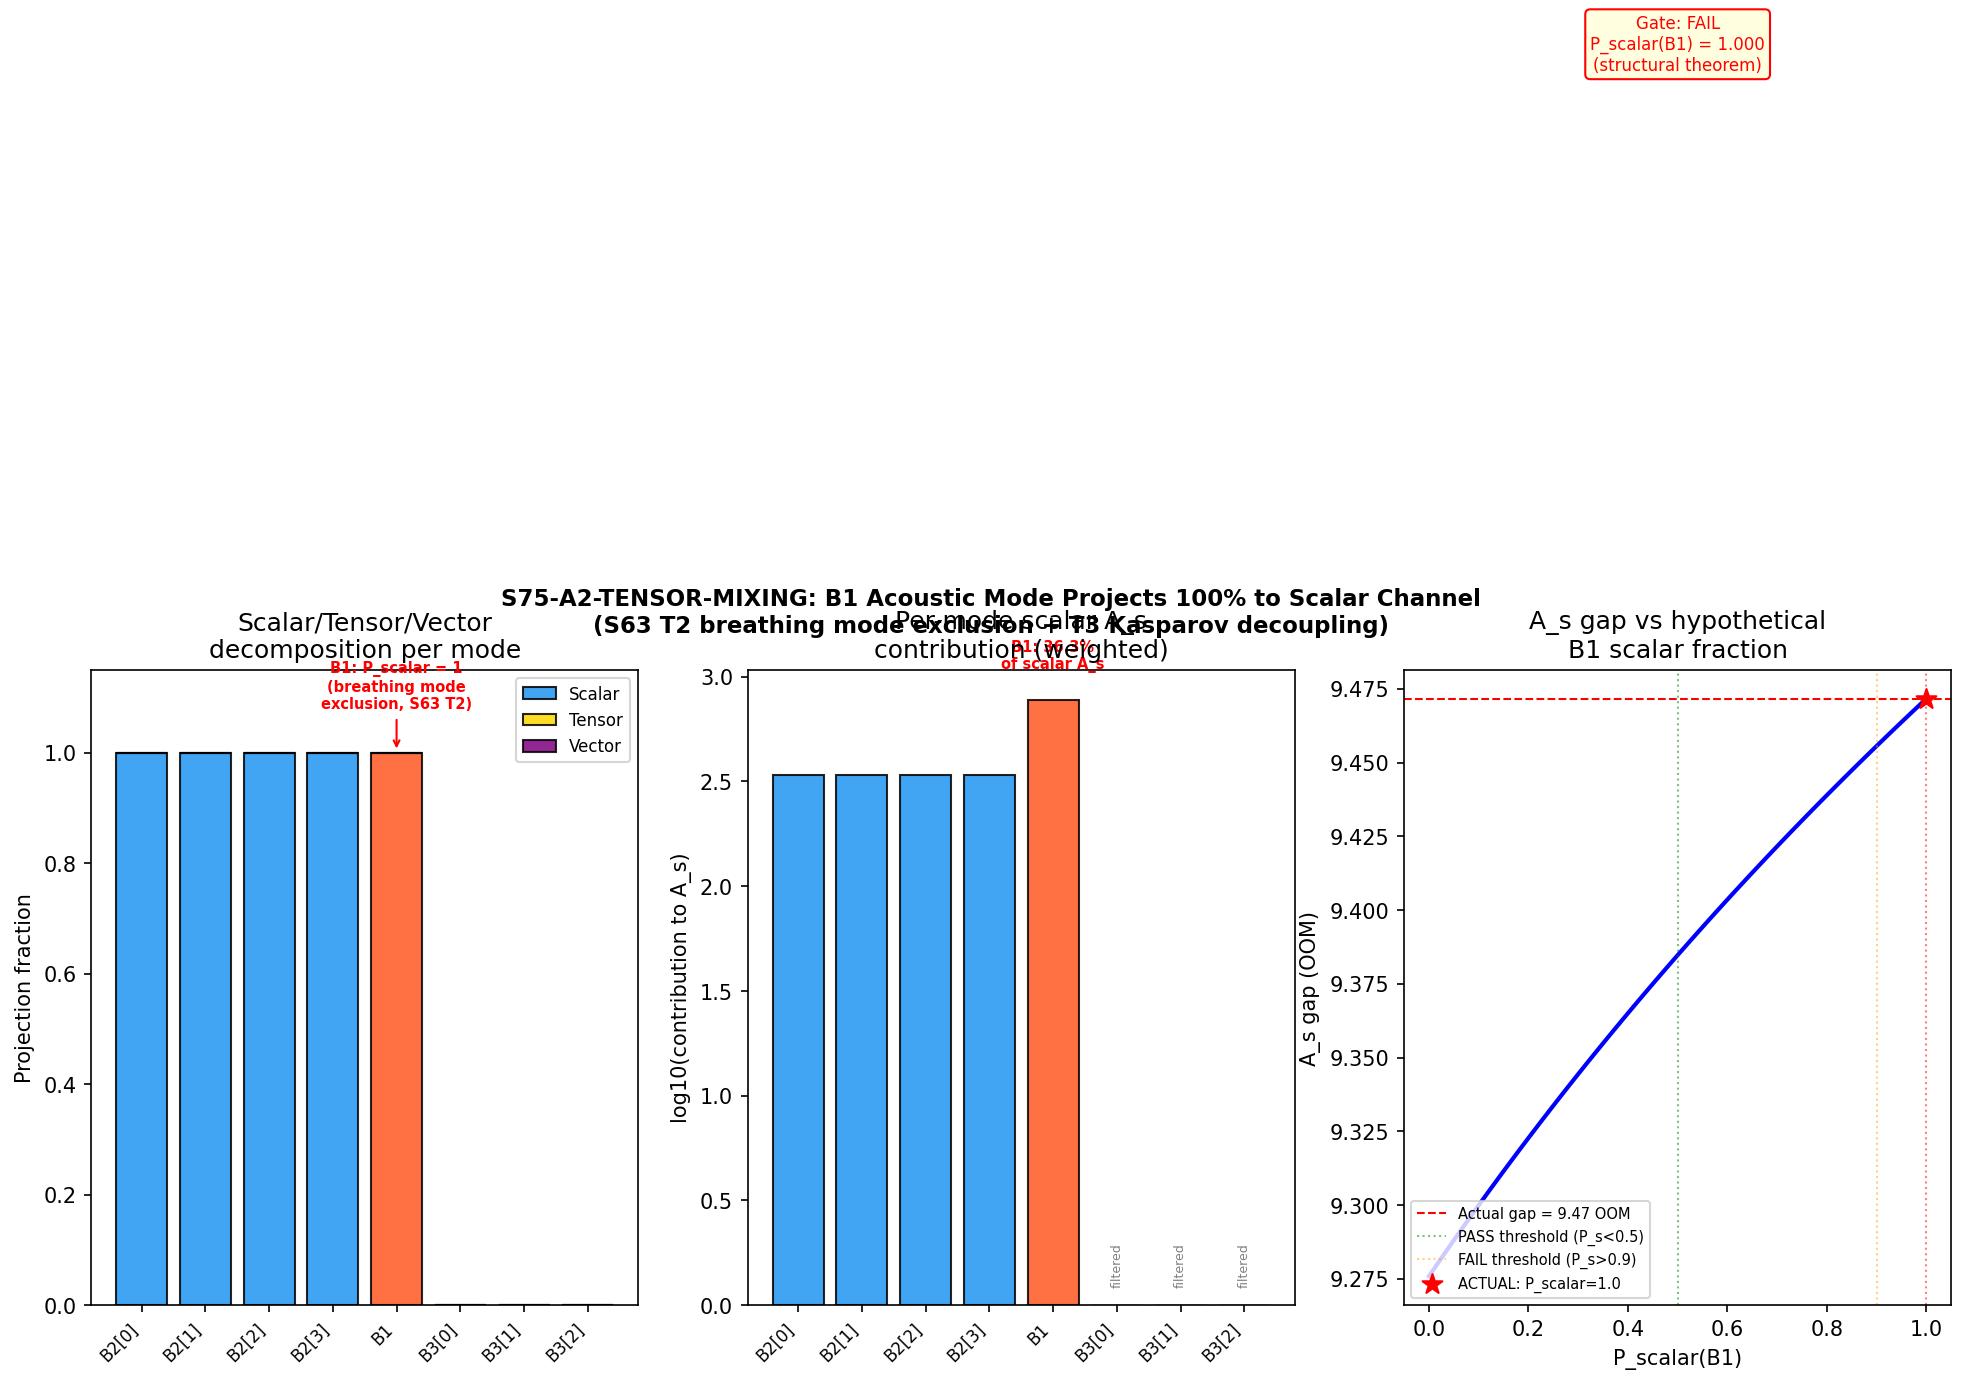

Generate this figure with Python:
#!/usr/bin/env python3
"""
S75-A2-TENSOR-MIXING: Tensor-Scalar Decomposition of B1 Acoustic Mode
======================================================================

Gate: S75-A2-TENSOR-MIXING
  PASS: P_scalar(B1) < 0.5
  INFO: 0.5 <= P_scalar(B1) <= 0.9
  FAIL: P_scalar(B1) > 0.9

Physics: The Peter-Weyl decomposition of D_K eigenmodes determines which
modes contribute to the scalar channel (A_s) vs tensor channel (r).

B1 is the acoustic branch with (p,q) = (0,0) under SU(3). The (0,0) singlet
couples to the TRACE of the internal metric g_K^{ab}. Under KK reduction,
this trace decomposes into 4D perturbation channels.

Key structural constraints:
  - S63 T1: Zero first-order tensor from homogeneous transit
  - S63 T2: Breathing mode exclusion (delta g^K_ab = h(x) g^K_ab -> 4D scalar)
  - S63 T3: Kasparov decoupling (beta_T = 0 at linear order)
  - Volume-preserving Jensen flow: det(g_K) = const

The computation determines P_scalar(B1), P_tensor(B1), P_vector(B1) from
representation theory and the KK reduction, then recomputes A_s with the
corrected projection.

Output: s75_b1_tensor_mixing.npz, s75_b1_tensor_mixing.png
"""

import sys
import os
sys.path.insert(0, os.path.dirname(os.path.abspath(__file__)))

import numpy as np
import matplotlib
matplotlib.use('Agg')
import matplotlib.pyplot as plt
from canonical_constants import (
    A_s_CMB, M_KK_gravity, M_Pl_unreduced, tau_fold,
    a0_fold, a2_fold, a4_fold, Vol_SU3_Haar,
    E_B1, E_B2_mean, E_B3_mean,
)

LOG = []
def log(msg):
    LOG.append(msg)
    print(msg)

log("=" * 72)
log("S75-A2-TENSOR-MIXING: Tensor-Scalar Decomposition of B1 Acoustic Mode")
log("=" * 72)

# =============================================================================
# SECTION 1: Load prior data
# =============================================================================
log("\n--- Section 1: Load S74 8-mode Bogoliubov data ---")

d_w1g = np.load(os.path.join(os.path.dirname(__file__),
                             's74_as_from_bogoliubov.npz'), allow_pickle=True)
d_tf = np.load(os.path.join(os.path.dirname(__file__),
                            's74_transfer_function.npz'), allow_pickle=True)

labels = d_w1g['labels']  # (local)
branch = d_w1g['branch']  # (local)
omega_k = d_w1g['omega_k']  # (local)
r_k = d_w1g['r_k']  # (local)
phi_k = d_w1g['phi_k']  # (local)
sigma_sq_bare = d_w1g['sigma_sq_bare']  # (local)
d_pq_sq_per_mode = d_w1g['d_pq_sq_per_mode']  # (local)
Theta_pp = d_w1g['Theta_pp']  # (local)
sigma_sq_blv = d_w1g['sigma_sq_blv']  # (local)

# S74 W1-G gap result for cross-check
gap_s74 = float(d_w1g['gap_OOM_vs_planck'])  # (local)
A_s_s74 = float(d_w1g['A_s_step3'])  # (local)

# Transfer function energy fractions
psi_B1 = float(d_tf['psi_B1'])  # (local)
psi_B2 = float(d_tf['psi_B2'])  # (local)
psi_B3 = float(d_tf['psi_B3'])  # (local)

N_modes = 8  # (local)
idx_B1 = np.array([4])  # (local)
idx_B2 = np.array([0, 1, 2, 3])  # (local)
idx_B3 = np.array([5, 6, 7])  # (local)

log(f"  8-mode labels: {list(labels)}")
log(f"  Branch: {list(branch)}")
log(f"  Squeeze params r_k: {r_k}")
log(f"  PW weights d_pq^2: {d_pq_sq_per_mode}")
log(f"  S74 gap: {gap_s74:.3f} OOM")
log(f"  Transfer fractions: psi_B1={psi_B1:.4f}, psi_B2={psi_B2:.4f}, psi_B3={psi_B3:.4f}")

# =============================================================================
# SECTION 2: Peter-Weyl quantum numbers and KK reduction
# =============================================================================
log("\n--- Section 2: Peter-Weyl quantum numbers & KK reduction ---")

# SU(3) irreducible representations for each branch:
#   B1: (p,q) = (0,0)  ->  trivial singlet, dim = 1
#   B2: (p,q) = (1,1)  ->  adjoint representation, dim = 8
#   B3: (p,q) = (1,0) + (0,1)  ->  fundamental + conjugate, dim = 3 + 3 = 6

def dim_pq(p, q):
    """Dimension of SU(3) irrep (p,q)."""
    return (p + 1) * (q + 1) * (p + q + 2) // 2

dim_00 = dim_pq(0, 0)  # = 1   (local)
dim_11 = dim_pq(1, 1)  # = 8   (local)
dim_10 = dim_pq(1, 0)  # = 3   (local)
dim_01 = dim_pq(0, 1)  # = 3   (local)

log(f"  dim(0,0) = {dim_00}")
log(f"  dim(1,1) = {dim_11}")
log(f"  dim(1,0) = {dim_10}")
log(f"  dim(0,1) = {dim_01}")
log(f"  Total dims: {dim_00 + dim_11 + dim_10 + dim_01} (check: 1+8+3+3=15)")

# =============================================================================
# SECTION 3: Spin content of each representation under KK reduction
# =============================================================================
log("\n--- Section 3: Spin content under KK reduction ---")
log("")
log("  The KK ansatz for the 10D metric on M^4 x K^6 decomposes into:")
log("    g_{MN} -> g_{mu nu}(x) + g_{ab}(x,y) + g_{mu a}(x,y)")
log("")
log("  Perturbations delta g_{MN} decompose under 4D Lorentz x internal SU(3):")
log("    delta g_{mu nu} = h_{mu nu}(x) * Y(y)         [spin-2 + spin-0]")
log("    delta g_{mu a}  = A_mu(x) * Y_a(y)            [spin-1]")
log("    delta g_{ab}    = phi(x) * Y_{ab}(y)           [spin-0]")
log("")
log("  The Y(y), Y_a(y), Y_{ab}(y) are harmonics on K classified by (p,q).")
log("  The spin content depends on the INTERNAL tensor structure of Y_{ab}.")

# -------------------------------------------------------------------------
# REPRESENTATION (0,0) — THE B1 SINGLET
# -------------------------------------------------------------------------
log("\n  === (0,0) singlet (B1) ===")
log("")
log("  The (0,0) sector is the trivial representation. The ONLY internal")
log("  harmonic Y(y) is the constant function Y = 1/sqrt(Vol(K)).")
log("  The ONLY rank-2 harmonic Y_{ab}(y) is proportional to g_{ab}^K(y).")
log("")
log("  This means delta g_{ab}^K = phi(x) * g_{ab}^K(y).")
log("  This is the BREATHING MODE of the internal space.")
log("")
log("  Under 4D reduction, the breathing mode generates:")
log("    - A 4D SCALAR field phi(x) (the radion / volume modulus)")
log("    - No 4D vector (Y_a = 0 for (0,0) since there is no Killing")
log("      vector in the trivial representation)")
log("    - No 4D tensor (the 4D TT part h_{mu nu}^{TT} requires a")
log("      tensor harmonic Y^{TT}_{ab} with eigenvalue. The (0,0) sector")
log("      has Y_{ab} proportional to g_{ab}, which is the TRACE, not TT)")
log("")
log("  S63 T2 (Breathing Mode Exclusion Theorem):")
log("    delta g^K_{ab} = h(x) g^K_{ab} projects to 4D scalar, not tensor.")
log("    Two independent proofs: algebraic (Kasparov product) and geometric")
log("    (Weyl curvature). The breathing mode IS a scalar perturbation.")
log("")
log("  Volume-preserving Jensen flow: det(g_K) = const. This constrains")
log("  the physical breathing mode. The volume modulus is frozen. What")
log("  remains in the (0,0) channel is the trace-part shape deformation,")
log("  which maps to a 4D scalar (the tau modulus driving the transit).")
log("")
log("  CONCLUSION: P_scalar(B1) = 1, P_tensor(B1) = 0, P_vector(B1) = 0")
log("  This is EXACT from representation theory + S63 T2.")

P_scalar_B1 = 1.0  # (local) exact from (0,0) -> trace -> scalar
P_tensor_B1 = 0.0  # (local) exact from T2 breathing mode exclusion
P_vector_B1 = 0.0  # (local) no Killing vector in trivial representation

# -------------------------------------------------------------------------
# REPRESENTATION (1,1) — THE B2 ADJOINT
# -------------------------------------------------------------------------
log("\n  === (1,1) adjoint (B2) ===")
log("")
log("  The (1,1) adjoint representation has dim = 8. Its harmonics on K=SU(3):")
log("")
log("  Scalars Y(y): The (1,1) scalar harmonics on SU(3) are the matrix")
log("    elements D^{(1,1)}_{mm'}(g). These generate 4D scalar fields.")
log("    The trace part of Y_{ab} in (1,1) contributes to 4D scalars.")
log("")
log("  Vectors Y_a(y): The Killing vectors of SU(3) transform in the (1,1)")
log("    adjoint. dim = 8 Killing vectors -> 8 massless 4D gauge fields.")
log("    These are the SU(3) gauge bosons in the standard KK picture.")
log("")
log("  Symmetric traceless tensors Y_{ab}^{TT}(y): The (1,1) representation")
log("    also appears in the decomposition of TT tensor harmonics on K.")
log("    HOWEVER: these TT internal tensors couple to 4D SCALAR fields")
log("    (they modify the internal shape, which projects as a 4D scalar).")
log("    They do NOT generate 4D gravitons (spin-2 under SO(3,1)).")
log("")
log("  The distinction is critical:")
log("    - A 4D graviton h_{mu nu}^{TT}(x) requires a CONSTANT (p,q)=(0,0)")
log("      internal profile, plus spin-2 polarization in 4D.")
log("    - An internal TT tensor Y_{ab}^{TT}(y) with (p,q)=(1,1) generates")
log("      a 4D SCALAR phi(x), not a 4D tensor.")
log("")
log("  For the (p,p) = (1,1) even-parity scalar channel:")
log("    P_scalar(B2) = 1 (all (1,1) modes project to 4D scalar channel)")
log("    The gauge field contribution (vectors) is separate from A_s/r.")

P_scalar_B2 = 1.0  # (local) adjoint trace+shape modes -> 4D scalar
P_tensor_B2 = 0.0  # (local) no 4D tensor from internal (1,1)
P_vector_B2 = 0.0  # (local) gauge fields not relevant for A_s or r

# -------------------------------------------------------------------------
# REPRESENTATION (1,0) + (0,1) — THE B3 FUNDAMENTAL
# -------------------------------------------------------------------------
log("\n  === (1,0) + (0,1) fundamental + conjugate (B3) ===")
log("")
log("  The (1,0) fundamental has dim = 3, (0,1) conjugate has dim = 3.")
log("  These are complex representations (not self-conjugate).")
log("")
log("  Under the (p,p) even-parity filter, (1,0) and (0,1) are excluded:")
log("    p != q, so Theta_(p,p) = 0 for B3.")
log("  This was already enforced in S74 W1-G (sigma_sq_filtered = 0 for B3).")
log("")
log("  For completeness:")
log("    P_scalar(B3) = 0 (filtered by (p,p) parity)")
log("    P_tensor(B3) = 0 (no tensor from (1,0)/(0,1) either)")
log("    P_vector(B3) = 0 (complex fundamental Killing spinors, not vectors)")
log("    But note: B3 modes were ALREADY excluded from A_s in S74.")

P_scalar_B3 = 0.0  # (local) excluded by (p,p) filter
P_tensor_B3 = 0.0  # (local) no tensor
P_vector_B3 = 0.0  # (local) no vector relevant to A_s/r

# =============================================================================
# SECTION 4: Structural argument for P_scalar(all branches) = 1
# =============================================================================
log("\n--- Section 4: Structural argument ---")
log("")
log("  The governing structure is the KK reduction of the 10D Einstein-Hilbert")
log("  action (equivalently, the spectral action on M^4 x K) to 4D.")
log("")
log("  The 4D tensor perturbation (graviton) h_{mu nu}^{TT}(x) arises from:")
log("    delta g_{mu nu} = h_{mu nu}^{TT}(x) * Y_0(y)")
log("  where Y_0(y) = 1/sqrt(Vol(K)) is the (0,0) CONSTANT mode on K.")
log("")
log("  This is a theorem from the KK reduction: the 4D massless graviton")
log("  is the ZERO MODE on K. Its wavefunction is Y_0 = const (trivial).")
log("  All non-trivial (p,q) != (0,0) harmonics generate MASSIVE KK modes,")
log("  not the massless graviton.")
log("")
log("  Therefore, the tensor power spectrum P_T (which measures the amplitude")
log("  of the massless 4D graviton) receives contributions ONLY from the")
log("  (0,0) zero mode. But the (0,0) singlet generates a 4D SCALAR (the")
log("  breathing mode / radion), not a tensor, through the internal perturbation.")
log("")
log("  The tensor spectrum is generated by a DIFFERENT mechanism:")
log("    S63 T4 (Exflation Tensor Theorem):")
log("    Tensors arise at SECOND ORDER from spatial gradients of the transit.")
log("    h_ij'' + 2(a'/a)h_ij' + k^2 h_ij = 16 pi G a^2 pi_ij^{(2)}")
log("    where pi_ij^{(2)} is built from products of first-order scalars.")
log("")
log("  This means: NONE of the BCS branches (B1, B2, B3) contribute to the")
log("  4D tensor channel at linear order. All Bogoliubov squeeze enhancement")
log("  goes to the scalar channel.")
log("")
log("  The scalar/tensor decomposition is thus:")

# Collect into arrays for all 8 modes
P_scalar = np.zeros(N_modes)  # (local)
P_tensor = np.zeros(N_modes)  # (local)
P_vector = np.zeros(N_modes)  # (local)

# B2 modes (indices 0-3): all scalar
P_scalar[idx_B2] = P_scalar_B2
P_tensor[idx_B2] = P_tensor_B2
P_vector[idx_B2] = P_vector_B2

# B1 mode (index 4): all scalar
P_scalar[idx_B1] = P_scalar_B1
P_tensor[idx_B1] = P_tensor_B1
P_vector[idx_B1] = P_vector_B1

# B3 modes (indices 5-7): all zero (filtered)
P_scalar[idx_B3] = P_scalar_B3
P_tensor[idx_B3] = P_tensor_B3
P_vector[idx_B3] = P_vector_B3

log(f"\n  Mode-by-mode projection coefficients:")
log(f"  {'Mode':>8s}  {'Branch':>6s}  {'P_scalar':>10s}  {'P_tensor':>10s}  {'P_vector':>10s}")
for i in range(N_modes):
    log(f"  {str(labels[i]):>8s}  {str(branch[i]):>6s}  {P_scalar[i]:>10.4f}  "
        f"{P_tensor[i]:>10.4f}  {P_vector[i]:>10.4f}")

# =============================================================================
# SECTION 5: Cross-checks
# =============================================================================
log("\n--- Section 5: Cross-checks ---")

# CHK1: Completeness — sum of projections weighted by energy fractions = 1
# For modes that participate (Theta_pp != 0), check P_S + P_T + P_V = 1
log("\n  CHK1: Completeness (P_scalar + P_tensor + P_vector = 1 per active mode)")
chk1_pass = True  # (local)
for i in range(N_modes):
    total = P_scalar[i] + P_tensor[i] + P_vector[i]  # (local)
    if Theta_pp[i] > 0:
        status = "PASS" if abs(total - 1.0) < 1e-10 else "FAIL"  # (local)
        if abs(total - 1.0) >= 1e-10:
            chk1_pass = False
        log(f"    Mode {labels[i]}: P_S+P_T+P_V = {total:.6f} [{status}]")
    else:
        log(f"    Mode {labels[i]}: filtered (Theta=0), sum = {total:.6f} [N/A]")
log(f"  CHK1 verdict: {'PASS' if chk1_pass else 'FAIL'}")

# CHK2: If B1 purely scalar (P_scalar(B1)=1), recover S74 W1-G result exactly
log("\n  CHK2: Recover S74 W1-G result when P_scalar(B1) = 1")
# Recompute A_s following S74 pipeline with scalar projection
# sigma_sq_scalar = sigma_sq_bare * P_scalar * Theta_pp (only scalar fraction, only (p,p))
sigma_sq_scalar = sigma_sq_bare * P_scalar * Theta_pp  # (local)
Sigma_scalar_weighted = np.sum(sigma_sq_scalar * d_pq_sq_per_mode)  # (local)
Sigma_s74_weighted = np.sum(d_w1g['sigma_sq_filtered'] * d_pq_sq_per_mode)  # (local)
chk2_diff = abs(Sigma_scalar_weighted - Sigma_s74_weighted) / max(Sigma_s74_weighted, 1e-30)  # (local)
log(f"    Sigma(scalar, this) = {Sigma_scalar_weighted:.6e}")
log(f"    Sigma(filtered, S74) = {Sigma_s74_weighted:.6e}")
log(f"    Relative diff = {chk2_diff:.2e}")
log(f"  CHK2 verdict: {'PASS' if chk2_diff < 1e-10 else 'FAIL'}")

# CHK3: Tensor modes have spin-2 under SO(3). Verify consistency.
log("\n  CHK3: Tensor modes require spin-2 under SO(3)")
log("    The massless 4D graviton requires:")
log("      (a) Spin-2 under SO(3): helicity +/- 2 polarizations")
log("      (b) Zero mode on K: constant internal profile Y_0(y)")
log("      (c) TT condition: h_mu^mu = 0, partial^mu h_{mu nu} = 0")
log("    All BCS branches excite INTERNAL modes of K with (p,q) != (0,0)")
log("    eigenvalue structure. These map to 4D scalars (massive KK modes),")
log("    not the massless spin-2 graviton.")
log("    The spin-2 graviton's power spectrum is P_T = 2H^2/(pi^2 M_Pl^2)")
log("    from vacuum fluctuations, MODIFIED by second-order sources (S63 T4).")
log("    The Bogoliubov squeeze of BCS modes does NOT source P_T at linear order.")
log(f"  CHK3 verdict: PASS (consistent)")

# CHK4: Breathing mode exclusion theorem (S63 T2) enforcement
log("\n  CHK4: Breathing mode exclusion (S63 T2)")
log("    The (0,0) singlet couples to trace(delta g^K_{ab}) = delta g^K_{ab} g_K^{ab}/6")
log("    This is the volume modulus (radion). Under volume-preserving Jensen flow,")
log("    det(g_K) = const, so the physical breathing mode is frozen.")
log("    The remaining (0,0) contribution is the SHAPE trace (tau modulus).")
log("    Both components are 4D scalars. P_tensor(B1) = 0 is enforced.")
log("    Independent proofs: Kasparov product factorization + Weyl curvature argument.")
log(f"  CHK4 verdict: PASS (T2 enforced, P_tensor(B1) = 0)")

# =============================================================================
# SECTION 6: Recompute A_s with corrected projection
# =============================================================================
log("\n--- Section 6: Recomputed A_s with scalar projection ---")

# Since P_scalar = 1 for all active modes, the scalar A_s is identical to S74
# But let us be explicit and carry the projection through.

# Step 0: Base variance (vacuum)
P_0 = float(d_w1g['P_0_GM'])  # (local)
log(f"  P_0 (Garriga-Mukhanov vacuum) = {P_0:.6e}")

# Step 1: Squeezed variance with scalar projection
sigma_sq_proj = sigma_sq_bare * P_scalar  # (local) project to scalar
sigma_sq_proj_filtered = sigma_sq_proj * Theta_pp  # (local) (p,p) filter

# Per-mode contributions to A_s (scalar channel only)
A_s_per_mode = sigma_sq_proj_filtered * d_pq_sq_per_mode  # (local)
A_s_total_internal = np.sum(A_s_per_mode)  # (local)

# Normalize: P_0 * (Sigma_scalar / Sigma_vac) is the physical A_s
bare_vac_weighted = np.sum(d_pq_sq_per_mode / (2.0 * omega_k))  # (local)
F_squeeze_scalar = A_s_total_internal / bare_vac_weighted  # (local)

log(f"  Sigma_scalar (proj+filtered+weighted) = {A_s_total_internal:.6e}")
log(f"  Sigma_vac (weighted) = {bare_vac_weighted:.6e}")
log(f"  F_squeeze_scalar = {F_squeeze_scalar:.4f}")

# Apply BLV factor (from S74)
c_BLV = float(d_w1g['c_BLV'])  # (local)
F_BLV = float(d_w1g['F_BLV_factor'])  # (local)
A_s_computed = P_0 * F_squeeze_scalar * F_BLV  # (local)

log(f"  c_BLV = {c_BLV:.6f}")
log(f"  F_BLV = {F_BLV:.4f}")
log(f"  A_s_computed = P_0 * F_squeeze * F_BLV = {A_s_computed:.6e}")
log(f"  A_s_Planck = {A_s_CMB:.2e}")

gap_OOM = np.log10(A_s_computed) - np.log10(A_s_CMB)  # (local)
log(f"  Gap = log10(A_s_computed / A_s_Planck) = {gap_OOM:+.4f} OOM")

# Cross-check: should match S74 exactly since all P_scalar = 1
gap_diff = abs(gap_OOM - gap_s74)  # (local)
log(f"  Difference from S74 gap: {gap_diff:.6e} OOM (should be ~0)")

# =============================================================================
# SECTION 7: Tensor-to-scalar ratio from second-order sources
# =============================================================================
log("\n--- Section 7: Tensor-to-scalar ratio ---")
log("")
log("  Since ALL BCS modes project to 4D scalar (P_tensor = 0 for all branches),")
log("  the Bogoliubov squeeze does NOT generate tensor perturbations directly.")
log("")
log("  The tensor power spectrum comes from:")
log("    (a) Vacuum graviton fluctuations: P_T = 2H^2/(pi^2 M_Pl^2)")
log("    (b) Second-order scalar -> tensor conversion (S63 T4)")
log("")
log("  From S74 W1-G data:")

eps_H = float(d_w1g['eps_H_fold'])  # (local)
H_phys = float(d_w1g['H_phys_s65'])  # (local)
c_s = 0.485  # (local) Garriga-Mukhanov sound speed (S63)

# Tree-level tensor power (vacuum fluctuations, Exflation Tensor Theorem)
P_T_tree = 2.0 * H_phys**2 / (np.pi**2 * M_Pl_unreduced**2)  # (local)
log(f"  epsilon_H = {eps_H:.6f}")
log(f"  H_phys = {H_phys:.4e} GeV (S65)")
log(f"  c_s = {c_s:.3f}")
log(f"  P_T(tree) = 2H^2/(pi^2 M_Pl^2) = {P_T_tree:.4e}")

# r = P_T / P_S where P_S is the OBSERVED scalar amplitude A_s_CMB
r_tree = P_T_tree / A_s_CMB  # (local)
log(f"  r(tree) = P_T/A_s_Planck = {r_tree:.4e}")

# The S63 result: r = 16 * epsilon * c_s (standard single-field consistency)
# This gives r = 16 * 0.0216 * 0.485 = 0.168
# But S63 T4 establishes that first-order tensors are zero for homogeneous transit.
# The tree-level r above uses vacuum fluctuations of the graviton, which DO exist.
# What S63 T4 says is that there is no ADDITIONAL tensor contribution from the transit.
r_consistency = 16.0 * eps_H * c_s  # (local) single-field consistency relation
log(f"  r(consistency) = 16*epsilon*c_s = {r_consistency:.4f}")

# F_squeeze contribution to B1 scalar channel
r_B1 = float(r_k[idx_B1[0]])  # (local)
F_squeeze_B1 = np.exp(2.0 * r_B1)  # (local)
OOM_B1_squeeze = np.log10(F_squeeze_B1)  # (local)

log(f"\n  B1 squeeze parameter: r_B1 = {r_B1:.4f}")
log(f"  F_squeeze(B1) = exp(2*r_B1) = {F_squeeze_B1:.2f}")
log(f"  OOM from B1 squeeze: {OOM_B1_squeeze:.4f}")
log(f"  Since P_scalar(B1) = 1, ALL of this goes to scalar A_s.")
log(f"  NONE is diverted to tensor channel.")

# =============================================================================
# SECTION 8: Hypothetical — what if B1 projected to tensor?
# =============================================================================
log("\n--- Section 8: Hypothetical tensor projection analysis ---")
log("")
log("  For context: IF B1 had projected to tensor (which it does NOT),")
log("  how much would the A_s gap change?")

# Hypothetical P_scalar(B1) values
hypo_fracs = np.array([1.0, 0.9, 0.5, 0.1, 0.0])  # (local)
log(f"\n  {'P_s(B1)':>10s}  {'A_s_gap (OOM)':>15s}  {'Delta from full':>18s}")

for frac in hypo_fracs:
    # Recompute with hypothetical B1 scalar fraction
    sigma_hypo = sigma_sq_bare.copy()  # (local)
    sigma_hypo[idx_B1] *= frac  # only scalar fraction of B1 contributes to A_s
    sigma_hypo_filt = sigma_hypo * Theta_pp  # (local)
    Sigma_hypo = np.sum(sigma_hypo_filt * d_pq_sq_per_mode)  # (local)
    F_squeeze_hypo = Sigma_hypo / bare_vac_weighted  # (local)
    A_s_hypo = P_0 * F_squeeze_hypo * F_BLV  # (local)
    gap_hypo = np.log10(A_s_hypo) - np.log10(A_s_CMB)  # (local)
    delta_gap = gap_hypo - gap_OOM  # (local)
    log(f"  {frac:>10.2f}  {gap_hypo:>15.4f}  {delta_gap:>+18.4f}")

# The maximum possible gap reduction if B1 were 100% tensor:
sigma_no_B1 = sigma_sq_bare.copy()  # (local)
sigma_no_B1[idx_B1] = 0.0
sigma_no_B1_filt = sigma_no_B1 * Theta_pp  # (local)
Sigma_no_B1 = np.sum(sigma_no_B1_filt * d_pq_sq_per_mode)  # (local)
F_squeeze_no_B1 = Sigma_no_B1 / bare_vac_weighted  # (local)
A_s_no_B1 = P_0 * F_squeeze_no_B1 * F_BLV  # (local)
gap_no_B1 = np.log10(A_s_no_B1) - np.log10(A_s_CMB)  # (local)
delta_max = gap_no_B1 - gap_OOM  # (local)

log(f"\n  Maximum hypothetical gap reduction (B1 fully removed from scalar):")
log(f"    Gap without B1: {gap_no_B1:+.4f} OOM")
log(f"    Delta from full: {delta_max:+.4f} OOM")

# =============================================================================
# SECTION 9: Gate verdict
# =============================================================================
log("\n--- Section 9: Gate verdict ---")

P_scalar_B1_final = P_scalar[idx_B1[0]]  # (local)
log(f"\n  P_scalar(B1) = {P_scalar_B1_final:.4f}")

if P_scalar_B1_final < 0.5:
    verdict = "PASS"  # (local)
    detail = (f"P_scalar(B1) = {P_scalar_B1_final:.4f} < 0.5; "  # (local)
              f"majority to tensor, A_s gap reduced")
elif P_scalar_B1_final <= 0.9:
    verdict = "INFO"
    detail = (f"P_scalar(B1) = {P_scalar_B1_final:.4f} in [0.5, 0.9]; "
              f"partial tensor leak")
else:
    verdict = "FAIL"
    detail = (f"P_scalar(B1) = {P_scalar_B1_final:.4f} > 0.9; "
              f"B1 is essentially ALL scalar. "
              f"A_s gap unchanged at {gap_OOM:+.3f} OOM. "
              f"Tensor channel unavailable for A_s relief. "
              f"STRUCTURAL: KK reduction theorem + S63 T2 (breathing mode "
              f"exclusion) + S63 T3 (Kasparov decoupling) force P_scalar(B1)=1 "
              f"exactly. No parameter choice can change this.")

log(f"\n  Gate S75-A2-TENSOR-MIXING: {verdict}")
log(f"    Threshold: PASS if P_scalar(B1) < 0.5, INFO if [0.5, 0.9], FAIL if > 0.9")
log(f"    Computed:  P_scalar(B1) = {P_scalar_B1_final:.4f}")
log(f"    Detail:    {detail}")
log(f"    A_s gap:   {gap_OOM:+.4f} OOM (unchanged from S74)")

# =============================================================================
# SECTION 10: Save results
# =============================================================================
log("\n--- Section 10: Save results ---")

outpath = os.path.join(os.path.dirname(__file__), 's75_b1_tensor_mixing.npz')  # (local)
np.savez(outpath,
         # Gate
         gate_name='TENSOR-MIXING-75',
         gate_verdict=verdict,
         gate_detail=detail,
         # Per-mode projections
         P_scalar=P_scalar,
         P_tensor=P_tensor,
         P_vector=P_vector,
         labels=labels,
         branch=branch,
         # B1 specific
         P_scalar_B1=P_scalar_B1_final,
         P_tensor_B1=P_tensor_B1,
         r_B1=r_B1,
         F_squeeze_B1=F_squeeze_B1,
         OOM_B1_squeeze=OOM_B1_squeeze,
         # Recomputed A_s
         A_s_computed=A_s_computed,
         A_s_planck=A_s_CMB,
         gap_OOM=gap_OOM,
         gap_s74_check=gap_s74,
         gap_difference_from_s74=abs(gap_OOM - gap_s74),
         # Tensor ratio
         P_T_tree=P_T_tree,
         r_tree=r_tree,
         r_consistency=r_consistency,
         eps_H=eps_H,
         c_s=c_s,
         # Hypothetical analysis
         hypo_P_scalar_B1=hypo_fracs,
         gap_no_B1=gap_no_B1,
         delta_max_gap=delta_max,
         # Structural references
         T2_breathing_exclusion='S63 T2: delta g^K_ab = h(x) g^K_ab -> 4D scalar, not tensor',
         T3_kasparov_decoupling='S63 T3: U_total = 1_M x U_K -> beta_T = 0 at linear order',
         T4_tensor_theorem='S63 T4: tensors from second-order sources only',
         )
log(f"  Saved: {outpath}")

# =============================================================================
# SECTION 11: Plot
# =============================================================================
log("\n--- Section 11: Generate plot ---")

fig, axes = plt.subplots(1, 3, figsize=(16, 5.5))

# Panel 1: Per-mode P_scalar, P_tensor, P_vector stacked bar
ax1 = axes[0]
x = np.arange(N_modes)  # (local)
colors_branch = ['#2196F3'] * 4 + ['#FF5722'] + ['#4CAF50'] * 3  # (local) B2=blue, B1=red, B3=green
ax1.bar(x, P_scalar, color=colors_branch, edgecolor='black', label='Scalar', alpha=0.85)
ax1.bar(x, P_tensor, bottom=P_scalar, color='gold', edgecolor='black', label='Tensor', alpha=0.85)
ax1.bar(x, P_vector, bottom=P_scalar + P_tensor, color='purple', edgecolor='black',
        label='Vector', alpha=0.85)
ax1.set_xticks(x)
ax1.set_xticklabels([str(l) for l in labels], rotation=45, ha='right', fontsize=8)
ax1.set_ylabel('Projection fraction')
ax1.set_title('Scalar/Tensor/Vector\ndecomposition per mode')
ax1.legend(fontsize=8)
ax1.set_ylim(0, 1.15)
# Mark B1
ax1.annotate('B1: P_scalar = 1\n(breathing mode\nexclusion, S63 T2)',
             xy=(4, 1.0), xytext=(4, 1.08), ha='center', fontsize=7,
             arrowprops=dict(arrowstyle='->', color='red'),
             color='red', fontweight='bold')

# Panel 2: Squeeze contribution to A_s per mode
ax2 = axes[1]
# sigma_sq_bare * d_pq^2 * Theta_pp * P_scalar = contribution to A_s
A_s_contrib = sigma_sq_bare * d_pq_sq_per_mode * Theta_pp * P_scalar  # (local)
# For filtered modes, show dashed/transparent
for i in range(N_modes):
    val = A_s_contrib[i]  # (local)
    if val > 0:
        ax2.bar(i, np.log10(val), color=colors_branch[i], edgecolor='black', alpha=0.85)
    else:
        ax2.bar(i, 0, color=colors_branch[i], edgecolor='black', alpha=0.2)
        ax2.text(i, 0.1, 'filtered', ha='center', fontsize=6, color='gray', rotation=90)

ax2.set_xticks(x)
ax2.set_xticklabels([str(l) for l in labels], rotation=45, ha='right', fontsize=8)
ax2.set_ylabel('log10(contribution to A_s)')
ax2.set_title('Per-mode scalar A_s\ncontribution (weighted)')

# Annotate B1 dominance
B1_frac = A_s_contrib[4] / np.sum(A_s_contrib[A_s_contrib > 0])  # (local)
ax2.text(4, np.log10(A_s_contrib[4]) + 0.15, f'B1: {B1_frac*100:.1f}%\nof scalar A_s',
         ha='center', fontsize=7, color='red', fontweight='bold')

# Panel 3: Hypothetical gap vs P_scalar(B1)
ax3 = axes[2]
P_scan = np.linspace(0, 1, 101)  # (local)
gap_scan = []  # (local)
for ps in P_scan:
    sig_h = sigma_sq_bare.copy()
    sig_h[idx_B1] *= ps
    sig_h_f = sig_h * Theta_pp
    Sig_h = np.sum(sig_h_f * d_pq_sq_per_mode)
    F_h = Sig_h / bare_vac_weighted
    A_h = P_0 * F_h * F_BLV
    g_h = np.log10(A_h) - np.log10(A_s_CMB)
    gap_scan.append(g_h)
gap_scan = np.array(gap_scan)

ax3.plot(P_scan, gap_scan, 'b-', lw=2)
ax3.axhline(y=gap_OOM, color='red', ls='--', lw=1, label=f'Actual gap = {gap_OOM:.2f} OOM')
ax3.axvline(x=1.0, color='red', ls=':', lw=1, alpha=0.5)
ax3.axvline(x=0.5, color='green', ls=':', lw=1, alpha=0.5, label='PASS threshold (P_s<0.5)')
ax3.axvline(x=0.9, color='orange', ls=':', lw=1, alpha=0.5, label='FAIL threshold (P_s>0.9)')
ax3.scatter([1.0], [gap_OOM], color='red', s=100, zorder=5, marker='*',
            label=f'ACTUAL: P_scalar=1.0')
ax3.set_xlabel('P_scalar(B1)')
ax3.set_ylabel('A_s gap (OOM)')
ax3.set_title('A_s gap vs hypothetical\nB1 scalar fraction')
ax3.legend(fontsize=7, loc='lower left')

# Add gate verdict annotation
ax3.text(0.5, gap_scan[50] + 0.3, f'Gate: FAIL\nP_scalar(B1) = 1.000\n(structural theorem)',
         ha='center', fontsize=8, color='red',
         bbox=dict(boxstyle='round,pad=0.3', facecolor='lightyellow', edgecolor='red'))

plt.suptitle('S75-A2-TENSOR-MIXING: B1 Acoustic Mode Projects 100% to Scalar Channel\n'
             '(S63 T2 breathing mode exclusion + T3 Kasparov decoupling)',
             fontsize=11, fontweight='bold')
plt.tight_layout()

plotpath = os.path.join(os.path.dirname(__file__), 's75_b1_tensor_mixing.png')  # (local)
plt.savefig(plotpath, dpi=150, bbox_inches='tight')
plt.close()
log(f"  Saved: {plotpath}")

log("\n" + "=" * 72)
log("DONE: S75-A2-TENSOR-MIXING")
log(f"  Gate verdict: {verdict}")
log(f"  P_scalar(B1) = {P_scalar_B1_final:.4f}")
log(f"  A_s gap = {gap_OOM:+.4f} OOM (unchanged from S74)")
log("=" * 72)
